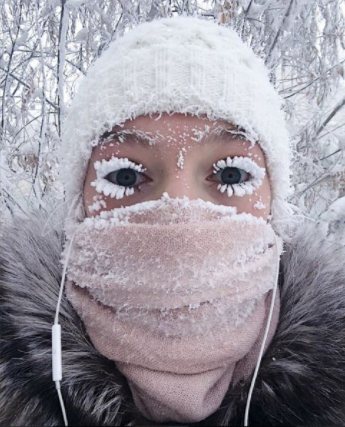
#> input picture images/snow.png, 345 x 427 px, found by its file name
$ python OpencvDemo022.py
#> lines starting #> are read from the running program, lines starting #| are printed output that depends on the picture
#!/usr/bin/env python3
#coding = utf-8

import logging
import cv2 as cv

# 图像均值与高斯模糊
def OpencvDemo022():
    logging.basicConfig(level=logging.DEBUG)

    src = cv.imread("images/snow.png")
#> src is the input picture: shape (427, 345, 3); mean B, G, R 158.1, 149.1, 154.3
    if src is None:
        logging.error("could not load an image!")
        return cv.Error.StsError
    cv.namedWindow("input", cv.WINDOW_AUTOSIZE)
    cv.imshow("input", src)

    dst1 = cv.blur(src, (5, 5))
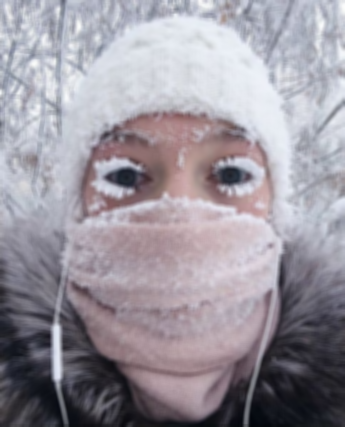
#> dst1: shape (427, 345, 3); mean B, G, R 158.1, 149.1, 154.3
    dst2 = cv.GaussianBlur(src, (5, 5), sigmaX=15)
    dst3 = cv.GaussianBlur(src, (0, 0), sigmaX=15)
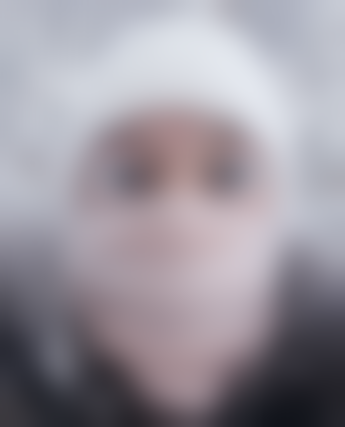
#> dst3: shape (427, 345, 3); mean B, G, R 158.1, 149.1, 154.4
    cv.imshow("blur ksize=5", dst1)
    cv.imshow("gaussian ksize=5", dst2)
    cv.imshow("gaussian sigmax=15", dst3)

    cv.waitKey(0)

    cv.destroyAllWindows()

    return cv.Error.StsOk

if __name__ == "__main__":
    OpencvDemo022()

# end of file
